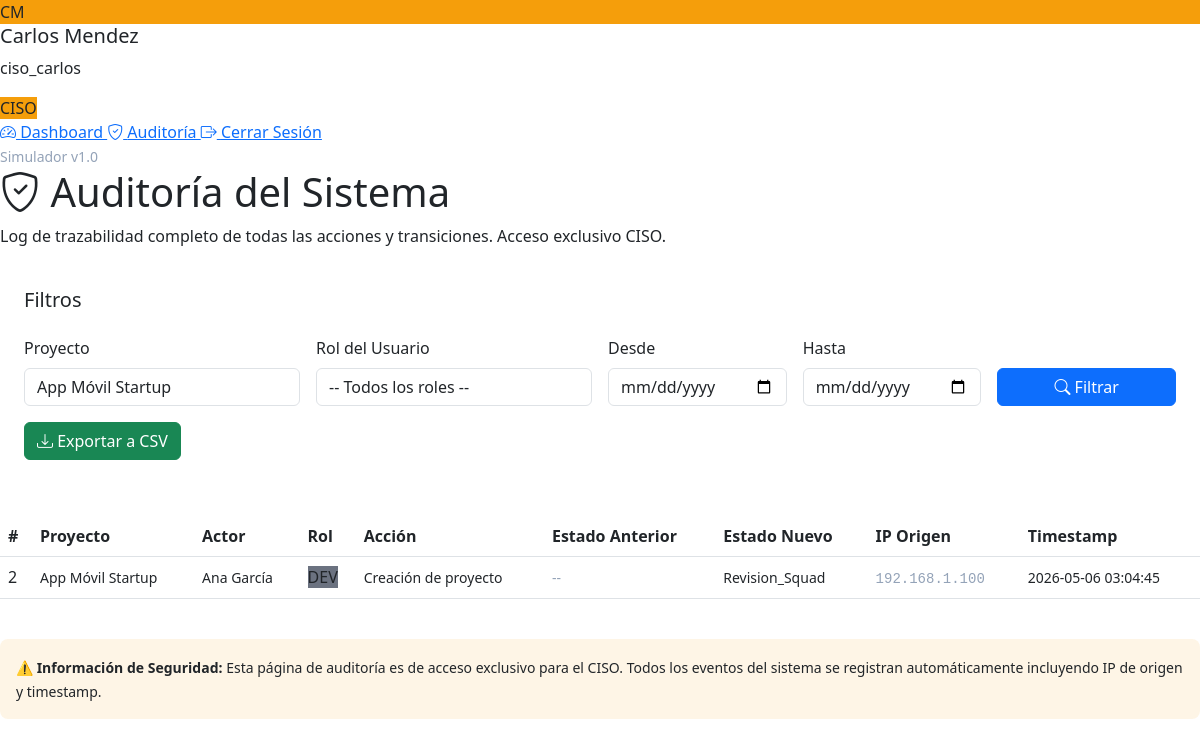
Screenshot of /ver_auditoria.php?proyecto=2 (signed in) with the database file from the repository.
### tables this page shows
CREATE TABLE auditoria_flujo (
  id INT UNSIGNED AUTO_INCREMENT PRIMARY KEY,
  proyecto_id INT UNSIGNED NOT NULL,
  usuario_id INT UNSIGNED NOT NULL,
  accion_realizada VARCHAR(255) NOT NULL,
  estado_anterior VARCHAR(50),
  estado_nuevo VARCHAR(50),
  ip_origen VARCHAR(45),
  timestamp TIMESTAMP DEFAULT CURRENT_TIMESTAMP,
  FOREIGN KEY (proyecto_id) REFERENCES proyectos(id) ON DELETE CASCADE,
  FOREIGN KEY (usuario_id) REFERENCES usuarios(id) ON DELETE CASCADE,
  INDEX idx_proyecto (proyecto_id),
  INDEX idx_usuario (usuario_id),
  INDEX idx_timestamp (timestamp)
);

CREATE TABLE proyectos (
  id INT UNSIGNED AUTO_INCREMENT PRIMARY KEY,
  titulo VARCHAR(200) NOT NULL,
  descripcion TEXT,
  modelo_organizacional ENUM('Tradicional','Startup') NOT NULL,
  estado_actual VARCHAR(50) NOT NULL,
  creado_por INT UNSIGNED NOT NULL,
  fecha_creacion TIMESTAMP DEFAULT CURRENT_TIMESTAMP,
  fecha_aprobacion TIMESTAMP NULL DEFAULT NULL,
  FOREIGN KEY (creado_por) REFERENCES usuarios(id) ON DELETE CASCADE,
  INDEX idx_estado (estado_actual),
  INDEX idx_modelo (modelo_organizacional),
  INDEX idx_creado_por (creado_por)
);

CREATE TABLE usuarios (
  id INT UNSIGNED AUTO_INCREMENT PRIMARY KEY,
  nombre VARCHAR(100) NOT NULL,
  username VARCHAR(50) NOT NULL UNIQUE,
  password VARCHAR(255) NOT NULL,
  rol ENUM('DEV','CIO','CTO','CISO') NOT NULL,
  created_at TIMESTAMP DEFAULT CURRENT_TIMESTAMP,
  INDEX idx_username (username),
  INDEX idx_rol (rol)
);

### ver_auditoria.php (the view, shortened to what this page needs)
<?php
require_once __DIR__ . '/includes/funciones.php';
$usuario_nombre = $_SESSION['usuario_nombre'];
$username = $_SESSION['username'];
$rol = $_SESSION['rol'];
$stmt = $pdo->prepare("SELECT id, titulo FROM proyectos ORDER BY titulo");
$stmt->execute();
$proyectos_lista = $stmt->fetchAll();
$query = "
    SELECT a.*, p.titulo as proyecto_titulo, u.nombre as usuario_nombre, u.rol as usuario_rol
    FROM auditoria_flujo a
    LEFT JOIN proyectos p ON a.proyecto_id = p.id
    LEFT JOIN usuarios u ON a.usuario_id = u.id
    WHERE 1=1
";
$params = [];
if (!empty($_GET['proyecto'])) {
    $query .= " AND a.proyecto_id = ?";
    $params[] = filter_var($_GET['proyecto'], FILTER_VALIDATE_INT);
}
$query .= " ORDER BY a.timestamp DESC LIMIT 500";
$stmt = $pdo->prepare($query);
$stmt->execute($params);
$auditoria = $stmt->fetchAll();
$colores_rol = [
    'DEV' => '#6b7280',
    'CIO' => '#3b82f6',
    'CTO' => '#8b5cf6',
    'CISO' => '#f59e0b'
];
$color_rol = $colores_rol[$rol] ?? '#6b7280';
$palabras = explode(' ', trim($usuario_nombre));
$inicial1 = substr($palabras[0] ?? '', 0, 1);
$inicial2 = substr($palabras[1] ?? '', 0, 1);
$iniciales = strtoupper($inicial1 . $inicial2);
?>
<!DOCTYPE html>
<html lang="es">
<head>
    <link href="https://cdn.jsdelivr.net/npm/bootstrap@5.3.0/dist/css/bootstrap.min.css" rel="stylesheet">
    <link rel="stylesheet" href="https://cdn.jsdelivr.net/npm/bootstrap-icons@1.11.0/font/bootstrap-icons.css">
    <link href="/simulador_latencia/assets/css/estilo.php" rel="stylesheet">
</head>
<body>
    <aside class="sidebar">
        <div class="sidebar-header">
            <div class="avatar-circle" style="background-color: <?php echo htmlspecialchars($color_rol, ENT_QUOTES, 'UTF-8'); ?>">
                <?php echo htmlspecialchars($iniciales, ENT_QUOTES, 'UTF-8'); ?>
            </div>
            <div class="user-info">
                <h5><?php echo htmlspecialchars($usuario_nombre, ENT_QUOTES, 'UTF-8'); ?></h5>
                <p><?php echo htmlspecialchars($username, ENT_QUOTES, 'UTF-8'); ?></p>
                <span class="role-badge" style="background-color: <?php echo htmlspecialchars($color_rol, ENT_QUOTES, 'UTF-8'); ?>">
                    <?php echo htmlspecialchars($rol, ENT_QUOTES, 'UTF-8'); ?>
                </span>
            </div>
        </div>
        <nav class="sidebar-nav">
            <a href="/simulador_latencia/dashboard.php">
                <i class="bi bi-speedometer2"></i> Dashboard
            </a>
            <a href="/simulador_latencia/ver_auditoria.php" class="active">
                <i class="bi bi-shield-check"></i> Auditoría
            </a>
            <a href="/simulador_latencia/logout.php">
                <i class="bi bi-box-arrow-right"></i> Cerrar Sesión
            </a>
        </nav>
        <div class="sidebar-footer">
            <small style="color: #94a3b8;">Simulador v1.0</small>
        </div>
    </aside>
    <div class="main-content">
        <div class="page-header">
            <h1><i class="bi bi-shield-check"></i> Auditoría del Sistema</h1>
            <p>Log de trazabilidad completo de todas las acciones y transiciones. Acceso exclusivo CISO.</p>
        </div>
        <div style="background: var(--card-bg); border: 1px solid var(--border-color); border-radius: 0.75rem; padding: 1.5rem; margin-bottom: 2rem;">
            <h5 style="margin-bottom: 1.5rem; color: var(--text-primary);">Filtros</h5>
            <form method="GET" action="/simulador_latencia/ver_auditoria.php" class="row g-3">
                <div class="col-md-3">
                    <label for="proyecto" class="form-label">Proyecto</label>
                    <select class="form-control" id="proyecto" name="proyecto">
                        <?php foreach ($proyectos_lista as $proy): ?>
                            <option value="<?php echo htmlspecialchars($proy['id'], ENT_QUOTES, 'UTF-8'); ?>"
                                <?php echo (!empty($_GET['proyecto']) && $_GET['proyecto'] == $proy['id']) ? 'selected' : ''; ?>>
                                <?php echo htmlspecialchars($proy['titulo'], ENT_QUOTES, 'UTF-8'); ?>
                            </option>
                        <?php endforeach; ?>
                    </select>
                </div>
                <div class="col-md-3">
                    <label for="rol" class="form-label">Rol del Usuario</label>
                    <select class="form-control" id="rol" name="rol">
                        <option value="">-- Todos los roles --</option>
                    </select>
                </div>
                <div class="col-md-2">
                    <label for="fecha_desde" class="form-label">Desde</label>
                    <input type="date" class="form-control" id="fecha_desde" name="fecha_desde"
                        value="<?php echo !empty($_GET['fecha_desde']) ? htmlspecialchars($_GET['fecha_desde'], ENT_QUOTES, 'UTF-8') : ''; ?>">
                </div>
                <div class="col-md-2">
                    <label for="fecha_hasta" class="form-label">Hasta</label>
                    <input type="date" class="form-control" id="fecha_hasta" name="fecha_hasta"
                        value="<?php echo !empty($_GET['fecha_hasta']) ? htmlspecialchars($_GET['fecha_hasta'], ENT_QUOTES, 'UTF-8') : ''; ?>">
                </div>
                <div class="col-md-2 d-flex align-items-end">
                    <button type="submit" class="btn btn-primary w-100">
                        <i class="bi bi-search"></i> Filtrar
                    </button>
                </div>
            </form>
            <div class="mt-3">
                <a href="/simulador_latencia/ver_auditoria.php?export=csv<?php echo !empty($_GET['proyecto']) ? '&proyecto=' . htmlspecialchars($_GET['proyecto'], ENT_QUOTES, 'UTF-8') : ''; ?><?php echo !empty($_GET['rol']) ? '&rol=' . htmlspecialchars($_GET['rol'], ENT_QUOTES, 'UTF-8') : ''; ?><?php echo !empty($_GET['fecha_desde']) ? '&fecha_desde=' . htmlspecialchars($_GET['fecha_desde'], ENT_QUOTES, 'UTF-8') : ''; ?><?php echo !empty($_GET['fecha_hasta']) ? '&fecha_hasta=' . htmlspecialchars($_GET['fecha_hasta'], ENT_QUOTES, 'UTF-8') : ''; ?>" class="btn btn-success">
                    <i class="bi bi-download"></i> Exportar a CSV
                </a>
            </div>
        </div>
        <div style="background: var(--card-bg); border: 1px solid var(--border-color); border-radius: 0.75rem; overflow: hidden;">
            <div style="overflow-x: auto;">
                <table class="table">
                    <thead>
                        <tr>
                            <th>#</th>
                            <th>Proyecto</th>
                            <th>Actor</th>
                            <th>Rol</th>
                            <th>Acción</th>
                            <th>Estado Anterior</th>
                            <th>Estado Nuevo</th>
                            <th>IP Origen</th>
                            <th>Timestamp</th>
                        </tr>
                    </thead>
                    <tbody>
                        <?php if (empty($auditoria)): ?>
                            <tr>
                                <td colspan="9" style="text-align: center; padding: 2rem; color: var(--text-secondary);">
                                    No hay registros de auditoría
                                </td>
                            </tr>
                        <?php else: ?>
                            <?php foreach ($auditoria as $registro): ?>
                                <?php
                                    $fila_clase = 'table-row-' . strtolower($registro['usuario_rol'] ?? 'dev');
                                ?>
                                <tr class="<?php echo htmlspecialchars($fila_clase, ENT_QUOTES, 'UTF-8'); ?>">
                                    <td><?php echo htmlspecialchars($registro['id'], ENT_QUOTES, 'UTF-8'); ?></td>
                                    <td>
                                        <?php if ($registro['proyecto_titulo']): ?>
                                            <small><?php echo htmlspecialchars($registro['proyecto_titulo'], ENT_QUOTES, 'UTF-8'); ?></small>
                                        <?php else: ?>
                                            <small style="color: #94a3b8;">Sistema</small>
                                        <?php endif; ?>
                                    </td>
                                    <td>
                                        <small><?php echo htmlspecialchars($registro['usuario_nombre'], ENT_QUOTES, 'UTF-8'); ?></small>
                                    </td>
                                    <td>
                                        <span class="role-badge" style="background-color: <?php echo htmlspecialchars($colores_rol[$registro['usuario_rol']] ?? '#6b7280', ENT_QUOTES, 'UTF-8'); ?>">
                                            <?php echo htmlspecialchars($registro['usuario_rol'] ?? 'N/A', ENT_QUOTES, 'UTF-8'); ?>
                                        </span>
                                    </td>
                                    <td>
                                        <small><?php echo htmlspecialchars($registro['accion_realizada'], ENT_QUOTES, 'UTF-8'); ?></small>
                                    </td>
                                    <td>
                                        <small>
                                            <?php if ($registro['estado_anterior']): ?>
                                                <?php echo htmlspecialchars($registro['estado_anterior'], ENT_QUOTES, 'UTF-8'); ?>
                                            <?php else: ?>
                                                <span style="color: #94a3b8;">--</span>
                                            <?php endif; ?>
                                        </small>
                                    </td>
                                    <td>
                                        <small>
                                            <?php if ($registro['estado_nuevo']): ?>
                                                <?php echo htmlspecialchars($registro['estado_nuevo'], ENT_QUOTES, 'UTF-8'); ?>
                                            <?php else: ?>
                                                <span style="color: #94a3b8;">--</span>
                                            <?php endif; ?>
                                        </small>
                                    </td>
                                    <td>
                                        <small style="font-family: monospace; color: #94a3b8;">
                                            <?php echo htmlspecialchars($registro['ip_origen'], ENT_QUOTES, 'UTF-8'); ?>
                                        </small>
                                    </td>
                                    <td>
                                        <small><?php echo htmlspecialchars($registro['timestamp'], ENT_QUOTES, 'UTF-8'); ?></small>
                                    </td>
                                </tr>
                            <?php endforeach; ?>
                        <?php endif; ?>
                    </tbody>
                </table>
            </div>
        </div>
        <div style="margin-top: 1.5rem; padding: 1rem; background: rgba(245, 158, 11, 0.1); border-left: 4px solid var(--color-ciso); border-radius: 0.5rem;">
            <small style="color: var(--color-ciso);">
                <strong>⚠️ Información de Seguridad:</strong> Esta página de auditoría es de acceso exclusivo para el CISO.
                Todos los eventos del sistema se registran automáticamente incluyendo IP de origen y timestamp.
            </small>
        </div>
    </div>
</body>
</html>

### rows the page displays
auditoria_flujo: id "2", proyecto.titulo "App Móvil Startup", usuario.nombre "Ana García", usuario.rol "DEV", accion_realizada "Creación de proyecto", estado_nuevo "Revision_Squad", ip_origen "192.168.1.100", timestamp "2026-05-06 03:04:45"

### other values shown
$iniciales "CM"
$usuario_nombre "Carlos Mendez"
$username "ciso_carlos"
$rol "CISO"
form field proyecto "App Móvil Startup"
